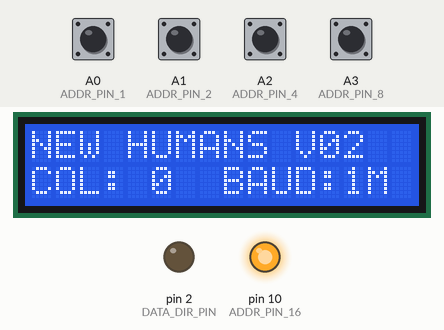
A sketch run on a simulated Arduino Uno, built with avr-gcc and run on an emulated ATmega328P. On the bench: 16×2 character LCD, output pins drawn as LEDs (lit = HIGH). The test bench sets the inputs (shaded band); at power-on: A0 (ADDR_PIN_1), A1 (ADDR_PIN_2), A2 (ADDR_PIN_4), A3 (ADDR_PIN_8) HIGH.

Above: at 0.2 s.
At 1.2 s:
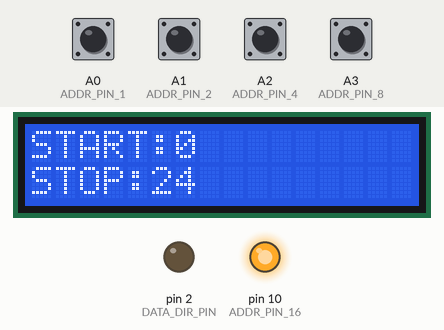

Measured:
- what the display in image 0 shows lasts 1.0 s, from 0.1 s to 1.1 s

The sketch:

ElectromagnetControl.ino
```cpp
// include the library code:
#include <Wire.h>
#include <LiquidCrystal_I2C.h>
#include <Tlc59711.h>


#define VERSION 1.0
#define DATA_DIR_PIN  2
#define NUM_TLC 2

LiquidCrystal_I2C lcd(0x27, 16, 2);

uint8_t COL = 1;

//#define TESTER
//#define BOARD_TEST
//#define COMMS_TEST

#define ADDR_PIN_1   A0
#define ADDR_PIN_2   A1
#define ADDR_PIN_4   A2
#define ADDR_PIN_8   A3
#define ADDR_PIN_16  10
uint8_t ADDRESS_PIN[5] = {ADDR_PIN_1, ADDR_PIN_2, ADDR_PIN_4, ADDR_PIN_8, ADDR_PIN_16};

uint16_t START_POS = 0;
uint16_t STOP_POS = 24;

#define RS485_TRANSMIT  HIGH
#define RS485_RECEIVE   LOW


#define data    11
#define clock   13
#define led     9

Tlc59711 tlc(NUM_TLC);

#define TOTAL_MAGNETS  24
#define TOTAL_BOARDS  5
#define BAUD  1000000
//#define BAUD  115200
uint8_t magnetOutput[TOTAL_MAGNETS] = {};

#define MULTIPLIER    1

const uint16_t packetSize = TOTAL_MAGNETS * TOTAL_BOARDS;
uint16_t byteCount = 0;
uint8_t magCount = 0;
uint16_t packetCount = 0;
uint16_t checksum = 0;
uint8_t indicator = 0;


void setup() {
  //Serial.begin(115200);
  Serial.begin(BAUD);
  pinMode(DATA_DIR_PIN, OUTPUT);
  digitalWrite(DATA_DIR_PIN, RS485_RECEIVE);

  lcd.init();
  lcd.backlight();

  COL = getBoardAddress();

  lcd.print("NEW HUMANS V02");
  lcd.setCursor(0, 1);
  lcd.print("COL: ");
  lcd.print(COL);
  lcd.print("  BAUD:1M");

#ifdef COMMS_TEST
  Serial.println("-------------------------------------------");
  Serial.println("Electromagnetic Control");
  Serial.print("COL: "); Serial.println(COL);
  Serial.println("-------------------------------------------");
#endif

  switch (COL) {
    case 1:
      START_POS = 0;
      STOP_POS = 24;
      break;
    case 2:
      START_POS = 24;
      STOP_POS = 48;
      break;
    case 3:
      START_POS = 48;
      STOP_POS = 72;
      break;
    case 4:
      START_POS =  72;
      STOP_POS = 96;
      break;
    case 5:
      START_POS = 96;
      STOP_POS = 120;
      break;
    default:
      START_POS = 0;
      STOP_POS = 24;
      break;
  }

  initializeArray();
  tlc.beginFast();
  Wire.setClock(400000);

  killPower();

  delay(1000);
  lcd.clear();
  lcd.print("START:");
  lcd.print(START_POS);
  lcd.setCursor(0, 1);
  lcd.print("STOP:");
  lcd.print(STOP_POS);
  delay(1000);
  lcd.clear();
}

void loop() {
#ifdef BOARD_TEST
  boardTestFullPower();
#else
  readIncomingSerial();
#endif
}

void readIncomingSerial() {

  while (Serial.available() > 0) {
    uint8_t inByte = Serial.read();
    if ((byteCount >= START_POS) && (byteCount < STOP_POS)) {
      magnetOutput[magCount] = constrain(inByte, 0, 255);
      magCount++;
    }
    byteCount++;

    if (byteCount >= packetSize) {
      //lcd.print(COUNTED);
      sendDataToMagnets();
      //lcd.clear();
      magCount = 0;
      byteCount = 0;
    }
  }
}

void debugSerialBuffer() {
  Serial.println("MAG: ");
  Serial.println("----------------");
  for (int y = 0; y < 4; y++) {
    for (int x = 0; x < 16; x++) {
      Serial.print(MULTIPLIER * uint16_t(magnetOutput[y * 16 + x]));
      Serial.print(",");
    }
    Serial.println();
    Serial.println();
  }
}

void initializeArray() {
  for (int i = 0; i < TOTAL_MAGNETS; i++) {
    magnetOutput[i] = 0;
  }
}


void boardTest() {
  for (int i = 0; i < TOTAL_MAGNETS; i++) {
    tlc.setChannel(i, 4096);
  }
  tlc.write();
}

void boardTestFullPower() {
  for (int i = 0; i < TOTAL_MAGNETS; i++) {
    tlc.setChannel(i, 65535);
  }
  tlc.write();
}

void boardTestQuarterPower() {
  for (int i = 0; i < TOTAL_MAGNETS; i++) {
    tlc.setChannel(i, 16384);
  }
  tlc.write();
}

void boardTestThreeEighthsPower() {
  for (int i = 0; i < TOTAL_MAGNETS; i++) {
    tlc.setChannel(i, 8192);
  }
  tlc.write();
}

void boardTestHalfPower() {
  for (int i = 0; i < TOTAL_MAGNETS; i++) {
    tlc.setChannel(i, 32769);
  }
  tlc.write();
}

void killPower() {
  for (int i = 0; i < TOTAL_MAGNETS; i++) {
    tlc.setChannel(i, 0);
  }
  tlc.write();
}


void sendDataToMagnets() {
  for (int i = 0; i < TOTAL_MAGNETS; i++) {
    tlc.setChannel(i, magnetOutput[i]);
  }
  tlc.write();
}


uint8_t getBoardAddress() {
  uint8_t currentAddress = 0;
  for (int i = 0; i < TOTAL_BOARDS; i++) {
    pinMode(ADDRESS_PIN[i], INPUT_PULLUP);
    delay(5);
    bool value = digitalRead(ADDRESS_PIN[i]);
    uint8_t addedValue = (1 << i);
    currentAddress += (!value * addedValue);
  }
  return currentAddress;
}
```
